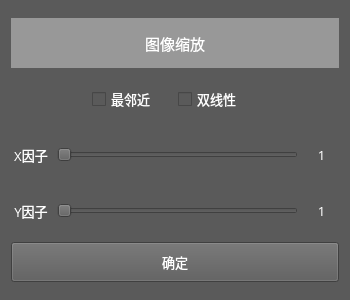
<?xml version="1.0" encoding="UTF-8"?>
<ui version="4.0">
 <class>interpolation</class>
 <widget class="QWidget" name="interpolation">
  <property name="geometry">
   <rect>
    <x>0</x>
    <y>0</y>
    <width>350</width>
    <height>300</height>
   </rect>
  </property>
  <property name="windowTitle">
   <string>Form</string>
  </property>
  <property name="styleSheet">
   <string notr="true">background-color: rgb(90, 90, 90);
color: rgb(255, 255, 255);</string>
  </property>
  <layout class="QGridLayout" name="gridLayout">
   <item row="0" column="0">
    <layout class="QVBoxLayout" name="verticalLayout">
     <item>
      <widget class="QLabel" name="label_3">
       <property name="minimumSize">
        <size>
         <width>0</width>
         <height>45</height>
        </size>
       </property>
       <property name="maximumSize">
        <size>
         <width>16777215</width>
         <height>50</height>
        </size>
       </property>
       <property name="font">
        <font>
         <family>Adobe 黑体 Std R</family>
         <pointsize>11</pointsize>
        </font>
       </property>
       <property name="styleSheet">
        <string notr="true">background-color: rgb(152, 152, 152);</string>
       </property>
       <property name="text">
        <string>图像缩放</string>
       </property>
       <property name="alignment">
        <set>Qt::AlignCenter</set>
       </property>
      </widget>
     </item>
     <item>
      <layout class="QHBoxLayout" name="horizontalLayout">
       <item>
        <spacer name="horizontalSpacer">
         <property name="orientation">
          <enum>Qt::Horizontal</enum>
         </property>
         <property name="sizeHint" stdset="0">
          <size>
           <width>40</width>
           <height>20</height>
          </size>
         </property>
        </spacer>
       </item>
       <item>
        <widget class="QCheckBox" name="checkBox">
         <property name="minimumSize">
          <size>
           <width>80</width>
           <height>45</height>
          </size>
         </property>
         <property name="maximumSize">
          <size>
           <width>150</width>
           <height>50</height>
          </size>
         </property>
         <property name="font">
          <font>
           <family>Adobe 黑体 Std R</family>
           <pointsize>10</pointsize>
          </font>
         </property>
         <property name="text">
          <string>最邻近</string>
         </property>
        </widget>
       </item>
       <item>
        <widget class="QCheckBox" name="checkBox_2">
         <property name="minimumSize">
          <size>
           <width>80</width>
           <height>45</height>
          </size>
         </property>
         <property name="maximumSize">
          <size>
           <width>150</width>
           <height>50</height>
          </size>
         </property>
         <property name="font">
          <font>
           <family>Adobe 黑体 Std R</family>
           <pointsize>10</pointsize>
          </font>
         </property>
         <property name="text">
          <string>双线性</string>
         </property>
        </widget>
       </item>
       <item>
        <spacer name="horizontalSpacer_2">
         <property name="orientation">
          <enum>Qt::Horizontal</enum>
         </property>
         <property name="sizeHint" stdset="0">
          <size>
           <width>40</width>
           <height>20</height>
          </size>
         </property>
        </spacer>
       </item>
      </layout>
     </item>
     <item>
      <layout class="QHBoxLayout" name="horizontalLayout_2">
       <item>
        <widget class="QLabel" name="label">
         <property name="minimumSize">
          <size>
           <width>40</width>
           <height>45</height>
          </size>
         </property>
         <property name="maximumSize">
          <size>
           <width>50</width>
           <height>50</height>
          </size>
         </property>
         <property name="font">
          <font>
           <family>Adobe 黑体 Std R</family>
           <pointsize>10</pointsize>
          </font>
         </property>
         <property name="text">
          <string>X因子</string>
         </property>
         <property name="alignment">
          <set>Qt::AlignCenter</set>
         </property>
        </widget>
       </item>
       <item>
        <widget class="QSlider" name="factorx">
         <property name="orientation">
          <enum>Qt::Horizontal</enum>
         </property>
        </widget>
       </item>
       <item>
        <widget class="QLabel" name="x_val">
         <property name="minimumSize">
          <size>
           <width>35</width>
           <height>45</height>
          </size>
         </property>
         <property name="maximumSize">
          <size>
           <width>40</width>
           <height>50</height>
          </size>
         </property>
         <property name="font">
          <font>
           <family>Adobe 黑体 Std R</family>
           <pointsize>10</pointsize>
          </font>
         </property>
         <property name="text">
          <string>1</string>
         </property>
         <property name="alignment">
          <set>Qt::AlignCenter</set>
         </property>
        </widget>
       </item>
      </layout>
     </item>
     <item>
      <layout class="QHBoxLayout" name="horizontalLayout_3">
       <item>
        <widget class="QLabel" name="label_2">
         <property name="minimumSize">
          <size>
           <width>40</width>
           <height>45</height>
          </size>
         </property>
         <property name="maximumSize">
          <size>
           <width>50</width>
           <height>50</height>
          </size>
         </property>
         <property name="font">
          <font>
           <family>Adobe 黑体 Std R</family>
           <pointsize>10</pointsize>
          </font>
         </property>
         <property name="text">
          <string>Y因子</string>
         </property>
         <property name="alignment">
          <set>Qt::AlignCenter</set>
         </property>
        </widget>
       </item>
       <item>
        <widget class="QSlider" name="factory">
         <property name="orientation">
          <enum>Qt::Horizontal</enum>
         </property>
        </widget>
       </item>
       <item>
        <widget class="QLabel" name="y_val">
         <property name="minimumSize">
          <size>
           <width>35</width>
           <height>45</height>
          </size>
         </property>
         <property name="maximumSize">
          <size>
           <width>40</width>
           <height>50</height>
          </size>
         </property>
         <property name="font">
          <font>
           <family>Adobe 黑体 Std R</family>
           <pointsize>10</pointsize>
          </font>
         </property>
         <property name="text">
          <string>1</string>
         </property>
         <property name="alignment">
          <set>Qt::AlignCenter</set>
         </property>
        </widget>
       </item>
      </layout>
     </item>
     <item>
      <widget class="QPushButton" name="pushButton">
       <property name="minimumSize">
        <size>
         <width>0</width>
         <height>40</height>
        </size>
       </property>
       <property name="maximumSize">
        <size>
         <width>16777215</width>
         <height>40</height>
        </size>
       </property>
       <property name="font">
        <font>
         <family>Adobe 黑体 Std R</family>
         <pointsize>10</pointsize>
        </font>
       </property>
       <property name="text">
        <string>确定</string>
       </property>
      </widget>
     </item>
    </layout>
   </item>
  </layout>
 </widget>
 <resources/>
 <connections/>
</ui>
